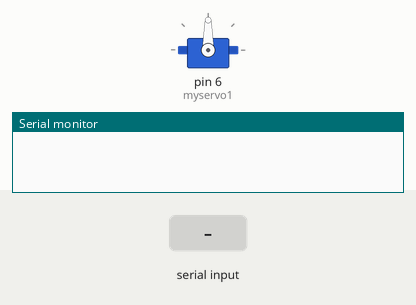
Recording of a sketch running on a simulated Arduino Uno, built with avr-gcc and run on an emulated ATmega328P. Shown: servo, the last lines printed to the serial monitor. Inputs (shaded band) come from the test bench.

Above: at 1.2 s.
1.3 s: "a" received over Serial
At 1.68 s:
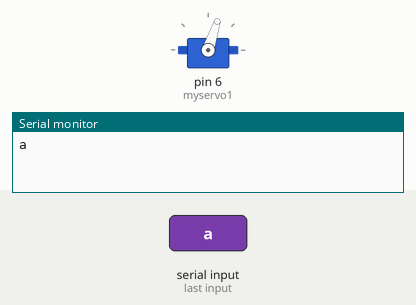
3.2 s: "1" received over Serial
At 3.58 s:
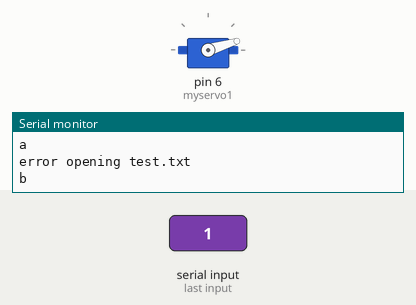
At 4.1 s:
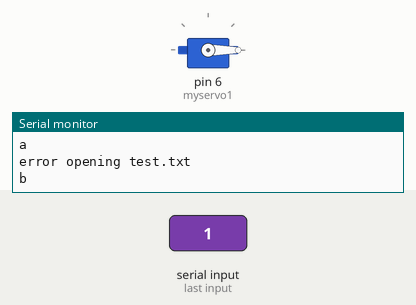
Timing chart, 0 to 6.2 s (numbered marks = the images above; inputs shaded):
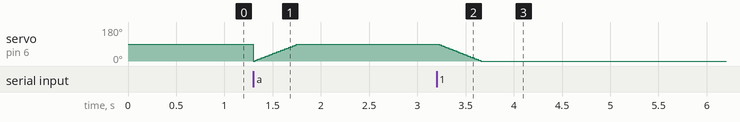

The sketch:

Rocket_top_Test.ino
```cpp
#include <SPI.h>
#include <SD.h>
#include <Servo.h>

File myFile;
Servo myservo1;

int pos = 0;

void setup() {
  Serial.begin(115200);
  myservo1.attach(6);


  // 파일을 열어 쓸 준비를 합니다. 한 번에 하나의 파일만 열 수 있습니다.

}

void loop() {
  survo();
}

void survo(){
  if(Serial.available()>0){
    char receivedData = Serial.read();
    switch (receivedData) {
      case 'a':
        Serial.println("a");
        for(pos = 0; pos<=90; pos++){
          myservo1.write(pos);
          delay(5);
        }
        sd_write();
        break;
      default:
        Serial.println("b");
        for(pos = 90; pos>=0; pos--){
          myservo1.write(pos);
          delay(5);
        }
        break;
      }
  }
}

void sd_open(){
  Serial.print("Initializing SD card...");

  if (!SD.begin(4)) { // SD카드 모듈을 초기화합니다.
    Serial.println("initialization failed!"); // SD카드 모듈 초기화에 실패하면 에러를 출력합니다.
    while (1);
  }
  Serial.println("initialization done.");

  myFile = SD.open("test.txt", FILE_WRITE); // 두 번째 인자가 있으면 쓰기모드입니다.
}

void sd_close(){
  myFile.close();
}

void sd_write(){

  if (myFile) { // 파일이 정상적으로 열리면 파일에 문자를 작성(추가)합니다.
    Serial.print("Writing to test.txt...");
    myFile.seek(myFile.size());
    myFile.println("Hello, mechasolution!");
  } else {
    // 파일이 열리지 않으면 에러를 출력합니다.
    Serial.println("error opening test.txt");
  }
}

void sd_read(){
  myFile = SD.open("test.txt");

  if (myFile) {
    Serial.println("test.txt:");

    // while문을 통해 파일을 EOF(End-Of-File)까지 읽습니다.
    while (myFile.available()) {
      Serial.write(myFile.read()); // 읽을 파일이 있다면 시리얼로 출력합니다.
    }
    myFile.close(); // 파일을 닫습니다.
  } else {
    // 파일이 열리지 않으면 에러를 출력합니다.
    Serial.println("error opening test.txt");
  }
}
```

Measured:
- after the input at 3.2 s, servo on pin 6 (myservo1): moves from 90° to 0° over 0.45 s, starting at once
